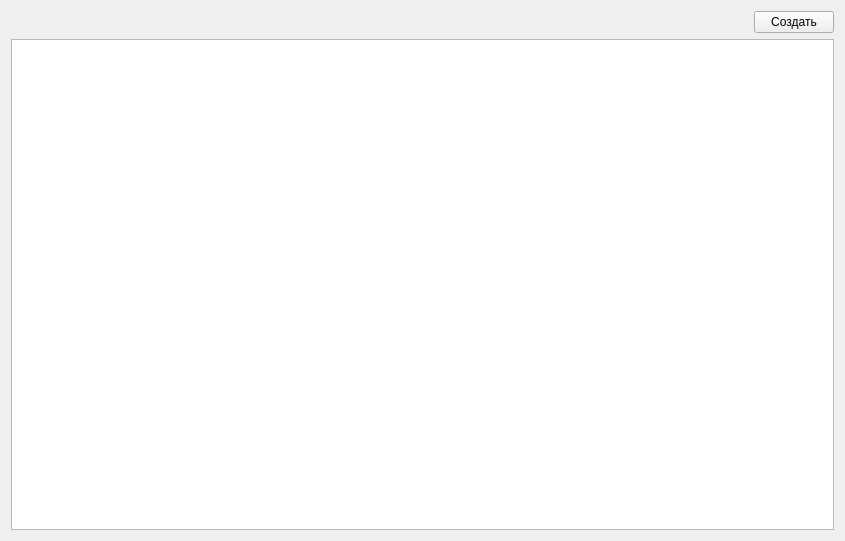
<?xml version="1.0" encoding="UTF-8"?>
<ui version="4.0">
 <class>Form</class>
 <widget class="QWidget" name="Form">
  <property name="geometry">
   <rect>
    <x>0</x>
    <y>0</y>
    <width>845</width>
    <height>541</height>
   </rect>
  </property>
  <property name="windowTitle">
   <string>Form</string>
  </property>
  <property name="styleSheet">
   <string notr="true">QLineEdit{
	padding: 5px;
	border-radius: 3px;
	border: 1px solid gray;
}</string>
  </property>
  <layout class="QVBoxLayout" name="verticalLayout">
   <item>
    <layout class="QHBoxLayout" name="horizontalLayout">
     <item>
      <spacer name="horizontalSpacer">
       <property name="orientation">
        <enum>Qt::Horizontal</enum>
       </property>
       <property name="sizeHint" stdset="0">
        <size>
         <width>40</width>
         <height>20</height>
        </size>
       </property>
      </spacer>
     </item>
     <item>
      <widget class="QPushButton" name="PB_Create">
       <property name="cursor">
        <cursorShape>PointingHandCursor</cursorShape>
       </property>
       <property name="text">
        <string>Создать</string>
       </property>
      </widget>
     </item>
    </layout>
   </item>
   <item>
    <layout class="QVBoxLayout" name="VL_Variables">
     <item>
      <widget class="QListWidget" name="LW_Variables">
       <property name="sizeAdjustPolicy">
        <enum>QAbstractScrollArea::AdjustToContents</enum>
       </property>
       <property name="editTriggers">
        <set>QAbstractItemView::NoEditTriggers</set>
       </property>
       <property name="selectionMode">
        <enum>QAbstractItemView::NoSelection</enum>
       </property>
      </widget>
     </item>
    </layout>
   </item>
  </layout>
 </widget>
 <resources/>
 <connections/>
</ui>
